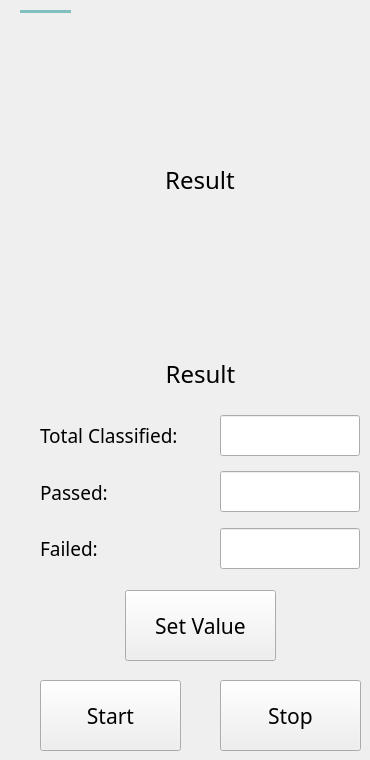
    <widget class="QWidget" name="DB_tab">
     <widget class="Line" name="DB_indicator">
      <property name="geometry">
       <rect>
        <x>20</x>
        <y>10</y>
        <width>51</width>
        <height>3</height>
       </rect>
      </property>
      <property name="styleSheet">
       <string notr="true">background:rgb(129, 192, 190);</string>
      </property>
      <property name="frameShadow">
       <enum>QFrame::Raised</enum>
      </property>
      <property name="lineWidth">
       <number>0</number>
      </property>
      <property name="midLineWidth">
       <number>0</number>
      </property>
      <property name="orientation">
       <enum>Qt::Horizontal</enum>
      </property>
     </widget>
     <widget class="QLabel" name="Result_frame">
      <property name="geometry">
       <rect>
        <x>50</x>
        <y>30</y>
        <width>300</width>
        <height>300</height>
       </rect>
      </property>
      <property name="font">
       <font>
        <family>Google Sans</family>
        <pointsize>18</pointsize>
       </font>
      </property>
      <property name="styleSheet">
       <string notr="true"/>
      </property>
      <property name="text">
       <string>Result</string>
      </property>
      <property name="alignment">
       <set>Qt::AlignCenter</set>
      </property>
     </widget>
     <widget class="QLabel" name="Result_label">
      <property name="geometry">
       <rect>
        <x>130</x>
        <y>343</y>
        <width>141</width>
        <height>61</height>
       </rect>
      </property>
      <property name="font">
       <font>
        <family>Google Sans</family>
        <pointsize>18</pointsize>
       </font>
      </property>
      <property name="styleSheet">
       <string notr="true"/>
      </property>
      <property name="text">
       <string>Result</string>
      </property>
      <property name="alignment">
       <set>Qt::AlignCenter</set>
      </property>
     </widget>
     <widget class="QLabel" name="Total_label">
      <property name="geometry">
       <rect>
        <x>40</x>
        <y>420</y>
        <width>141</width>
        <height>30</height>
       </rect>
      </property>
      <property name="font">
       <font>
        <family>Google Sans</family>
        <pointsize>14</pointsize>
       </font>
      </property>
      <property name="text">
       <string>Total Classified:</string>
      </property>
     </widget>
     <widget class="QLineEdit" name="Total_num">
      <property name="geometry">
       <rect>
        <x>220</x>
        <y>415</y>
        <width>140</width>
        <height>41</height>
       </rect>
      </property>
      <property name="font">
       <font>
        <family>Google Sans</family>
        <pointsize>12</pointsize>
       </font>
      </property>
      <property name="alignment">
       <set>Qt::AlignCenter</set>
      </property>
      <property name="readOnly">
       <bool>true</bool>
      </property>
     </widget>
     <widget class="QLabel" name="Passed_label">
      <property name="geometry">
       <rect>
        <x>40</x>
        <y>477</y>
        <width>141</width>
        <height>30</height>
       </rect>
      </property>
      <property name="font">
       <font>
        <family>Google Sans</family>
        <pointsize>14</pointsize>
       </font>
      </property>
      <property name="text">
       <string>Passed:</string>
      </property>
     </widget>
     <widget class="QLabel" name="Failed_label">
      <property name="geometry">
       <rect>
        <x>40</x>
        <y>533</y>
        <width>141</width>
        <height>30</height>
       </rect>
      </property>
      <property name="font">
       <font>
        <family>Google Sans</family>
        <pointsize>14</pointsize>
       </font>
      </property>
      <property name="text">
       <string>Failed:</string>
      </property>
     </widget>
     <widget class="QLineEdit" name="Passed_num">
      <property name="geometry">
       <rect>
        <x>220</x>
        <y>471</y>
        <width>140</width>
        <height>41</height>
       </rect>
      </property>
      <property name="font">
       <font>
        <family>Google Sans</family>
        <pointsize>12</pointsize>
       </font>
      </property>
      <property name="alignment">
       <set>Qt::AlignCenter</set>
      </property>
      <property name="readOnly">
       <bool>true</bool>
      </property>
     </widget>
     <widget class="QLineEdit" name="Failed_num">
      <property name="geometry">
       <rect>
        <x>220</x>
        <y>528</y>
        <width>140</width>
        <height>41</height>
       </rect>
      </property>
      <property name="font">
       <font>
        <family>Google Sans</family>
        <pointsize>12</pointsize>
       </font>
      </property>
      <property name="alignment">
       <set>Qt::AlignCenter</set>
      </property>
      <property name="readOnly">
       <bool>true</bool>
      </property>
     </widget>
     <widget class="QPushButton" name="Start_btn">
      <property name="geometry">
       <rect>
        <x>40</x>
        <y>680</y>
        <width>141</width>
        <height>71</height>
       </rect>
      </property>
      <property name="font">
       <font>
        <family>Google Sans</family>
        <pointsize>16</pointsize>
       </font>
      </property>
      <property name="text">
       <string>Start</string>
      </property>
      <property name="icon">
       <iconset>
        <normaloff>icons/play.png</normaloff>icons/play.png</iconset>
      </property>
      <property name="iconSize">
       <size>
        <width>40</width>
        <height>40</height>
       </size>
      </property>
      <property name="checkable">
       <bool>true</bool>
      </property>
     </widget>
     <widget class="QPushButton" name="Stop_btn">
      <property name="geometry">
       <rect>
        <x>220</x>
        <y>680</y>
        <width>141</width>
        <height>71</height>
       </rect>
      </property>
      <property name="font">
       <font>
        <family>Google Sans</family>
        <pointsize>16</pointsize>
       </font>
      </property>
      <property name="text">
       <string>Stop</string>
      </property>
      <property name="icon">
       <iconset>
        <normaloff>icons/stop.png</normaloff>icons/stop.png</iconset>
      </property>
      <property name="iconSize">
       <size>
        <width>40</width>
        <height>40</height>
       </size>
      </property>
      <property name="checkable">
       <bool>true</bool>
      </property>
     </widget>
     <widget class="QPushButton" name="Set_btn">
      <property name="geometry">
       <rect>
        <x>125</x>
        <y>590</y>
        <width>151</width>
        <height>71</height>
       </rect>
      </property>
      <property name="font">
       <font>
        <family>Google Sans</family>
        <pointsize>16</pointsize>
       </font>
      </property>
      <property name="text">
       <string>Set Value</string>
      </property>
      <property name="icon">
       <iconset>
        <normaloff>icons/thunderbolt.png</normaloff>icons/thunderbolt.png</iconset>
      </property>
      <property name="iconSize">
       <size>
        <width>40</width>
        <height>40</height>
       </size>
      </property>
      <property name="checkable">
       <bool>true</bool>
      </property>
     </widget>
    </widget>
